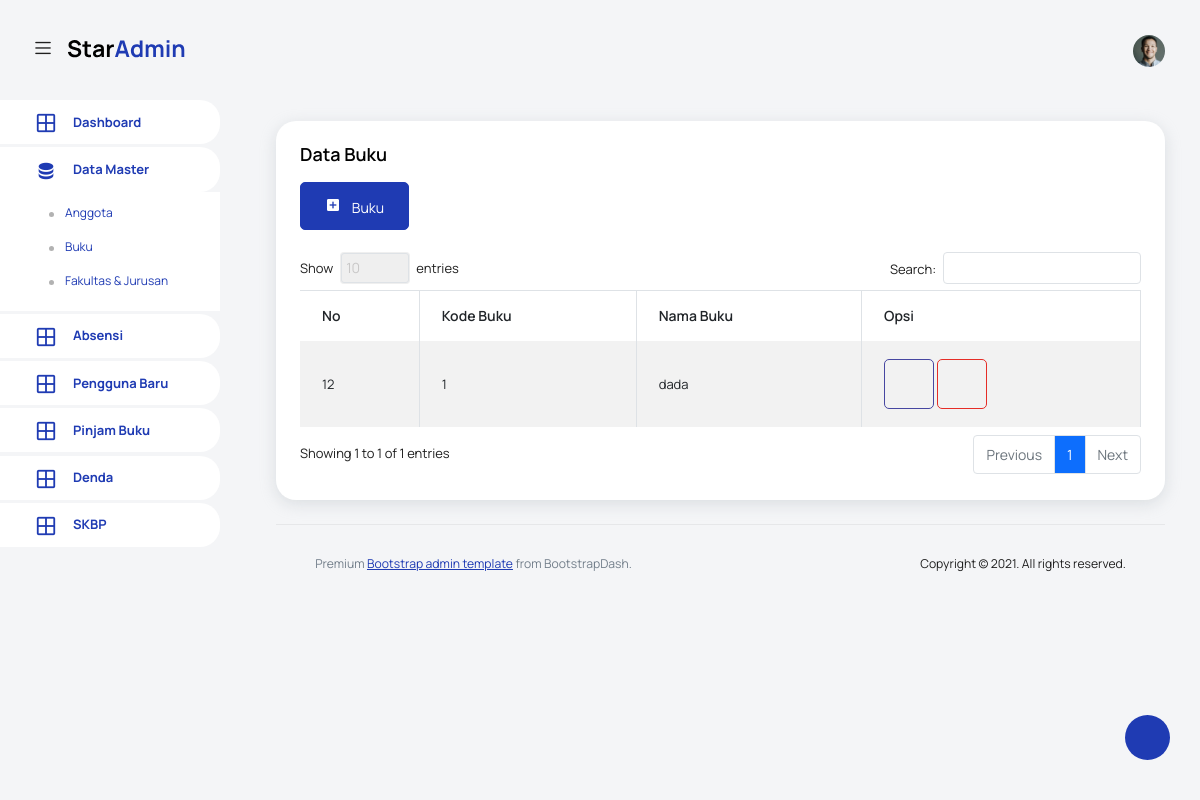
Page /pages/buku/index.php on the committed database.
### tables this page shows
CREATE TABLE `buku` (
  `id` int(11) NOT NULL,
  `code` varchar(12) NOT NULL,
  `jdl_buku` varchar(80) NOT NULL,
  `status` varchar(4) NOT NULL,
  `img_bk` varchar(40) DEFAULT NULL,
  `created` timestamp NOT NULL DEFAULT current_timestamp() ON UPDATE current_timestamp()
);

### config/function-buku.php (the view, shortened to what this page needs)
<?php
function list_buku(){
    include 'koneksi.php';
    $sql = "SELECT * FROM `buku`";
    $result = $conn->query($sql);
        while ($row = $result->fetch_assoc()) {
                echo "                  <tr>
                    <td>" . $row['id'] . "</td>
                    <td>" . $row['code'] . "</td>
                    <td>" . $row['jdl_buku'] . "</td>
                    <td>
                      <button type='button' class='btn btn-md btn-social-icon btn-outline-twitter'onClick='editBuku" . $row['id'] . "()'><i class='ti-pencil'></i></button>
                        <div class='modal fade' id='editBuku" . $row['id'] . "' tabindex='-1' role='dialog' aria-labelledby='editBukuLabel' aria-hidden='true'>
                                <input type='hidden' id='idEdit' name='idEdit' value='". $row['id']."'>
                                    <input class='form-control' type='number' value='". $row['code']."' name='kodeEdit' id='kodeEdit'>
                                    <input class='form-control' type='text' value='" . $row['jdl_buku'] . "' name='namaEdit' id='namaEdit'>
                        </div>
                            function editBuku" . $row['id'] . "(){
                                $('#editBuku" . $row['id'] . "').modal('show');
                       <a href=index.php?hapus=" . $row['id'] . " type='submit' class='btn btn-social-icon btn-outline-youtube' '><i class='ti-trash'></i></a>
                   </td>
                  </tr>";
        }
}
?>

### rows in the picture
buku: id "12", code "1", jdl_buku "dada"
